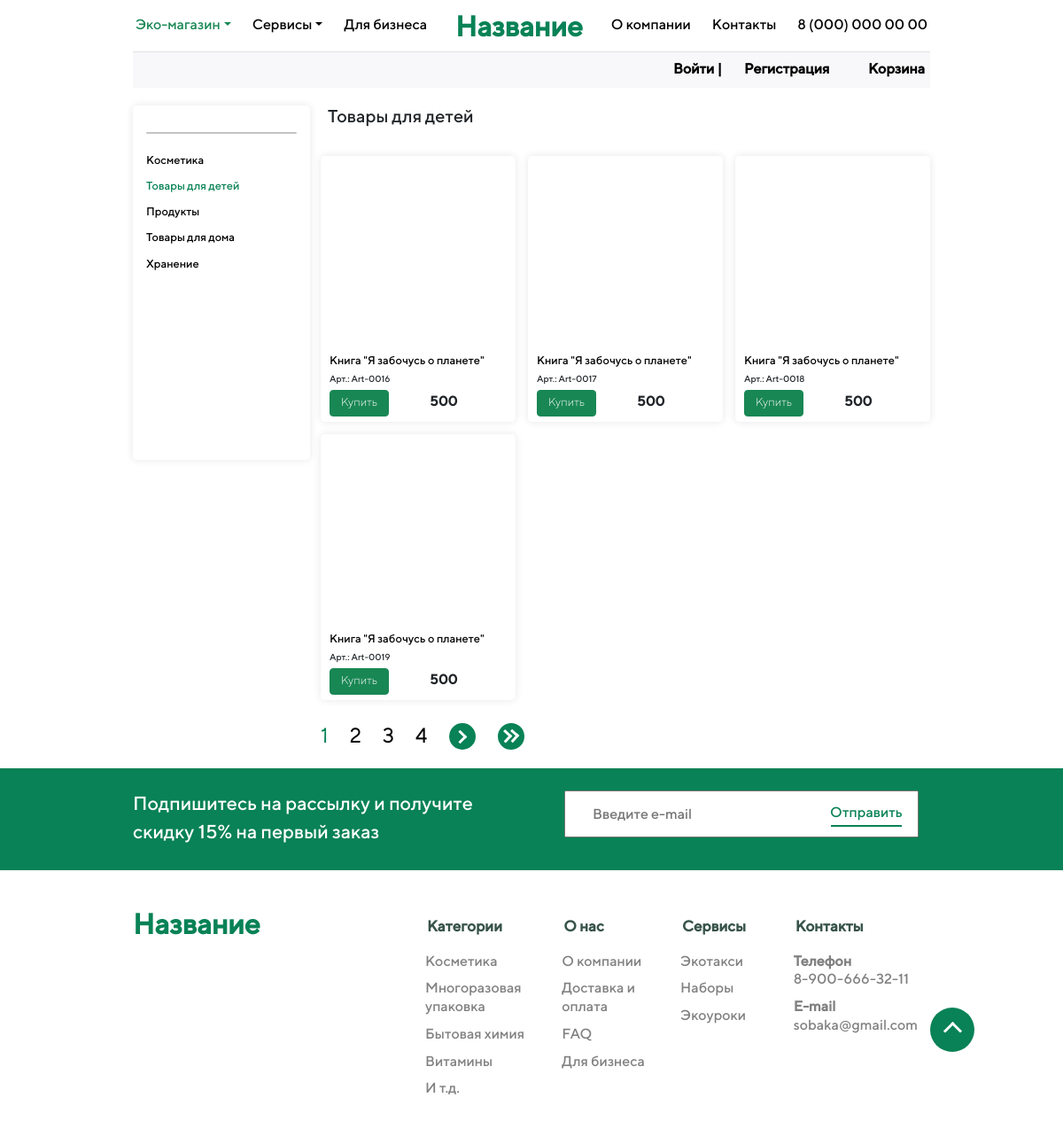
/shop/category/tovary-dlya-detej/, run on the app's committed database.
### shop/models.py (models this page shows, shortened)
class Category(models.Model):
    name = models.CharField('Категория', max_length = 100, db_index = True)
    slug = models.SlugField(max_length = 250, unique = True, db_index = True, verbose_name = 'URL')
    def get_absolute_url(self):
        return reverse('category', kwargs = {'cat_slug': self.slug})
    class Meta:
        verbose_name = 'Категория'
        verbose_name_plural = 'Категории'

class ShopProducts(models.Model):
    title = models.CharField('Название', max_length = 50)
    slug = models.SlugField(max_length = 250, unique = True, db_index = True, verbose_name = 'URL')
    photo = models.ImageField(upload_to = "photo/", verbose_name = "Фото")
    description_small = models.CharField('Краткое описание', max_length = 250)
    description_big = models.TextField('Подробное описание')
    date = models.DateTimeField('Дата публикации')
    code = models.CharField('Артикул', max_length = 20)
    price = models.CharField('Цена', max_length = 20)
    manufacturer = models.CharField('Производитель', max_length = 200)
    material = models.CharField('Материал', max_length = 200)
    size = models.CharField('Размер', max_length = 200)
    color = models.CharField('Цвет', max_length = 200)
    time_create = models.DateTimeField(auto_now_add = True, verbose_name = 'Время создания')
    time_update = models.DateTimeField(auto_now = True, verbose_name = 'Время изменения')
    cat = models.ForeignKey('Category', on_delete = models.PROTECT, verbose_name = 'Категория')
    def get_absolute_url(self):
        return reverse('category', kwargs = {'cat_slug': self.slug})
    class Meta:
        verbose_name = 'Товар'
        verbose_name_plural = 'Товары'
        ordering = ['id', 'title', 'code', 'color']

### shop/views.py (the view)
# urls.py: path('category/<slug:cat_slug>/', show_category, name = 'category'),
def show_category(request, cat_slug):
    cats = Category.objects.all()
    subcats = Subcategory.objects.all()
    catss = Category.objects.get(slug = cat_slug)
    products = ShopProducts.objects.filter(cat_id = catss.pk)
    items_on_page = 4
    paginator = Paginator(products, items_on_page)
    page_number = request.GET.get('page')
    page_obj = paginator.get_page(page_number)
    num_pages = paginator.num_pages
    first_five_pages = list()
    if paginator.num_pages >= 5:
        for x in range(1, 6):
            first_five_pages.append(x)
    else:
        for x in range(1, paginator.num_pages + 1):
            first_five_pages.append(x)
    last_five_pages = list()
    for x in range(paginator.num_pages - 4, paginator.num_pages + 1):
        last_five_pages.append(x)
    if paginator.num_pages == 4:
        last_five_pages.pop(0)
    last_page_2 = paginator.num_pages - 2
    last_page = last_page_2 + 2
    context = {
        'products': products,
        'cats': cats,
        'subcats': subcats,
        'cat_slug': cat_slug,
        'page_obj': page_obj,
        'first_five_pages': first_five_pages,
        'last_five_pages': last_five_pages,
        'last_page_2': last_page_2,
        'last_page': last_page,
        'num_pages': num_pages,
    }
    return render(request, 'shop/category.html', context = context)

### shop/templates/shop/category.html (shortened to what this page needs)
{% extends 'main/layout.html' %}
{% block content %}
<div class="shop_body">
    <div class="shop_category">
        <div class="sep_layout_3"></div>
        <ul>
        {% for c in cats %}
            {% if c.slug == cat_slug %}
                <li class="selected">{{c.name}}</li>
            {% else %}
                <li class="not_selected"><a href="{{ c.get_absolute_url }}">{{c.name}}</a></li>
            {% endif %}
        {% endfor %}
        </ul>
    </div>
    <div class="products">
        {% for c in cats %}
            {% if c.slug == cat_slug %}
                <div class="name_category"><h5>{{c.name}}</h5></div>
            {% endif %}
        {% endfor %}
        <ul>
        {% for c in page_obj %}
            <li>
            <br><br><br><br><br><br><br><br><br><br><br>
            <a href="{{ c.get_absolute_url }}">{{c.title}}</a><br>
            <s style="font-size: 80%;">Арт.: {{c.code}}</s><br>
            <button type="button" class="py-0 pb-1 mt-1 btn btn-success"><s style="font-family: 'TT Norms Light';
            font-size: 80%;">Купить</s></button> &nbsp&nbsp&nbsp&nbsp&nbsp&nbsp&nbsp&nbsp&nbsp&nbsp&nbsp&nbsp
                &nbsp&nbsp&nbsp&nbsp<b class="price" style="font-size: 120%;">{{c.price}}</b>
            </li>
        {% endfor %}
        </ul>
    </div>
</div>
{% if page_obj.has_other_pages %}
    <div class="paginator_buttons">
        <ul>
            {% if page_obj.number < 4 %}
                {% for p in first_five_pages %}
                    {% if page_obj.number == p %}
                        <li class="selected"><a>{{ p }}</a></li>
                    {% else %}
                        <li class="not_selected"><a href="?page={{ p }}">{{ p }}</a></li>
                    {% endif %}
                {% endfor %}
            {% endif %}
            {% if page_obj.has_next %}
                <li class="arrow_paginator1_right"><a title="к следующей странице" href="?page={{ page_obj.next_page_number }}">
                    <s><i class="arrow_paginator2 right"></i></s></a></li>
            {% endif %}
            {% if page_obj.number <= last_page_2 %}
                <li class="arrow_paginator1_left right_right"><a title="к последней странице" href="?page={{ last_page }}">
                    <s><i class="arrow_paginator_first_left left"></i><i class="arrow_paginator_first_right left"></i></s></a></li>
            {% endif %}
        </ul>
    </div>
{% endif %}
{% endblock %}

### main/static/main/css/main.css (style rules this page uses)
* { text-decoration: none; margin: 0; padding: 0; }
body { font-family: "TT Norms"; margin: 0; padding: 0; }
a, .btn-link { text-decoration: none; color: black; font-weight: Medium; }
ul, li { list-style: none; }
.shop_body { display: flex; width: 900px; margin: 20px auto auto; }
.shop_category { margin: 0; width: 250px; height: 400px; border-radius: 5px; box-shadow: 0 0 10px rgba(0,0,0,0.1); }
.shop_category ul { padding-left: 15px; }
.shop_category li { margin-bottom: 10px; font-size: 80%; }
.selected { color: #088256; }
.sep_layout_3 { display: block; width: 170px; height: 1.4px; background-color: #c4c4c4; margin: 30px 15px 20px; border-radius: 5px; }
.products { width: 800px; }
.products ul { display: flex; flex-wrap: wrap; padding-left: 5px; width: 800px; }
.products li { margin: 7px; padding: 10px; width: 220px; height: 300px; border-radius: 5px; box-shadow: 0 0 10px rgba(0,0,0,0.1); font-size: 80%; }
.price { vertical-align: middle; }
.name_category { width: 600px; height: 50px; margin-left: 20px; }
.paginator_buttons { width: 900px; display: flex; margin-left: auto; margin-right: auto; }
.paginator_buttons ul { display: flex; margin: auto auto 20px 180px; font-size: 140%; font-family: TT Norms Light; font-weight: bold; }
.paginator_buttons li { margin-right: 25px; }
.arrow_paginator1_left { background: #088256; text-align: center; border-radius: 50%; width: 30px; height: 30px; line-height: 25px; margin-top: 2.5px; }
.arrow_paginator1_left s { display: block; width: 10px; height: 10px; margin-left: 12px; }
.arrow_paginator1_left a { display: block; width: 30px; height: 30px; }
.arrow_paginator2 { border: solid black; border-width: 0 3px 3px 0; display: inline-block; padding: 4px; border-color: white; }
.arrow_paginator_first_left { border: solid black; border-width: 0 3px 3px 0; display: inline-block; position: relative; left: -4px; padding: 4px; border-color: white; }
.arrow_paginator_first_right { border: solid black; border-width: 0 3px 3px 0; display: inline-block; position: relative; top: -24.7px; left: 4px; padding: 4px; border-color: white; }
.left { transform: rotate(135deg); -webkit-transform: rotate(135deg); }
.arrow_paginator1_right { background: #088256; text-align: center; border-radius: 50%; width: 30px; height: 30px; line-height: 25px; margin-top: 2.5px; }
.arrow_paginator1_right s { display: block; width: 10px; height: 10px; margin-left: 7px; }
.arrow_paginator1_right a { display: block; width: 30px; height: 30px; }
.right { transform: rotate(-45deg); -webkit-transform: rotate(-45deg); }
.right_right { transform: rotate(-183deg); -webkit-transform: rotate(-183deg); }

### data on the page
Category: name "Косметика"
Category: name "Товары для детей"
Category: name "Продукты"
Category: name "Товары для дома"
Category: name "Хранение"
ShopProducts: title "Книга \"Я забочусь о планете\"", code "Art-0016", price "500"
ShopProducts: title "Книга \"Я забочусь о планете\"", code "Art-0017", price "500"
ShopProducts: title "Книга \"Я забочусь о планете\"", code "Art-0018", price "500"
ShopProducts: title "Книга \"Я забочусь о планете\"", code "Art-0019", price "500"

### other printed values
{{ p }} "1"
{{ p }} "2" "3" "4"
